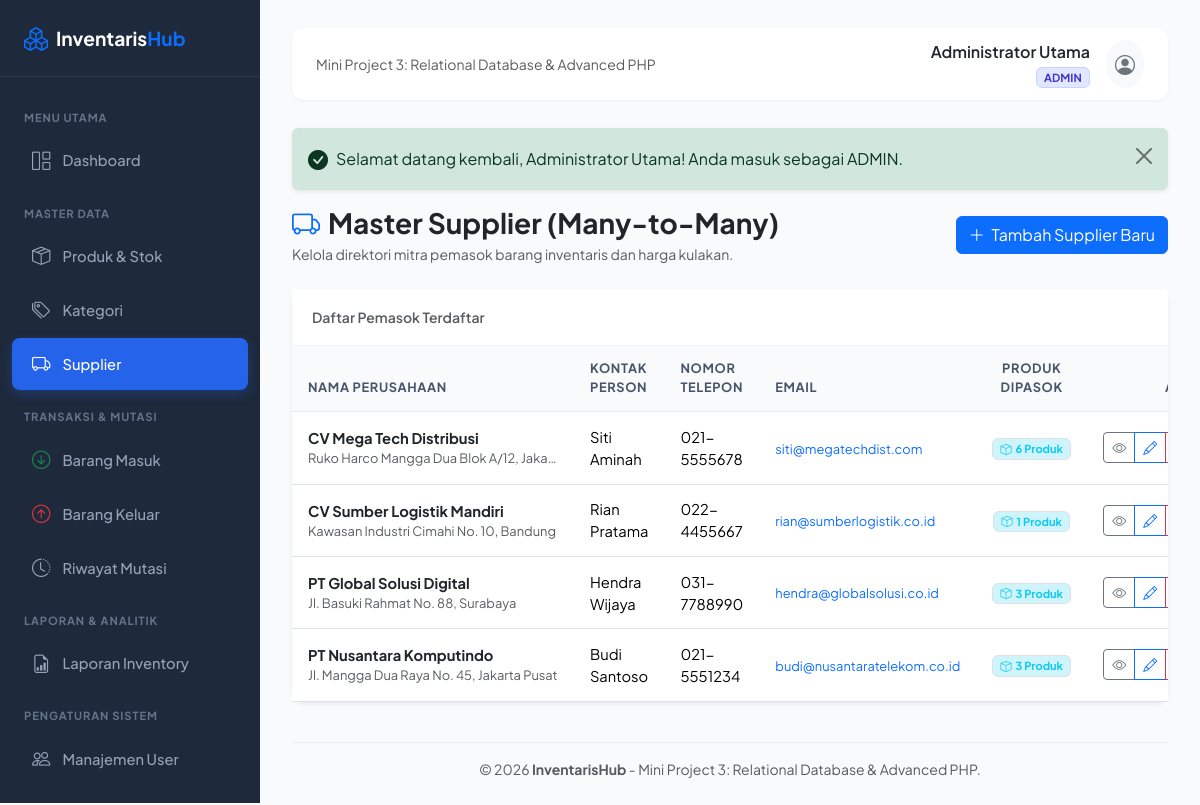
Screenshot of /suppliers/index.php (signed in) with the database file from the repository.
### tables this page shows
CREATE TABLE `suppliers` (
    `id` INT PRIMARY KEY AUTO_INCREMENT,
    `name` VARCHAR(150) NOT NULL,
    `contact_name` VARCHAR(100) NULL,
    `phone` VARCHAR(20) NULL,
    `email` VARCHAR(100) NULL,
    `address` TEXT NULL,
    `created_at` TIMESTAMP DEFAULT CURRENT_TIMESTAMP
);

### helpers/escape.php (called while the page is built, shortened)
<?php
if (!function_exists('e')) {
    function e($value): string {
        return htmlspecialchars((string)$value, ENT_QUOTES, 'UTF-8');
    }
}

### public/suppliers/index.php (the view, shortened to what this page needs)
<?php
require_once __DIR__ . '/../../config/database.php';
require_once __DIR__ . '/../../helpers/escape.php';
$sql = "
    SELECT s.*,
           COUNT(ps.product_id) AS total_supplied_products
    FROM suppliers s
    LEFT JOIN product_suppliers ps ON ps.supplier_id = s.id
    GROUP BY s.id
    ORDER BY s.name ASC
";
$suppliers = $pdo->query($sql)->fetchAll();
require_once __DIR__ . '/../../views/header.php';
?>
<div class="d-flex flex-wrap justify-content-between align-items-center mb-4">
    <div>
        <h3 class="fw-bold text-dark mb-1"><i class="bi bi-truck text-primary me-2"></i>Master Supplier (Many-to-Many)</h3>
        <p class="text-muted small mb-0">Kelola direktori mitra pemasok barang inventaris dan harga kulakan.</p>
    </div>
    <div class="mt-3 mt-md-0">
        <a href="create.php" class="btn btn-primary">
            <i class="bi bi-plus-lg me-1"></i> Tambah Supplier Baru
        </a>
    </div>
</div>
<div class="card shadow-sm">
    <div class="card-header bg-white py-3">
        <span class="fw-semibold text-muted small">Daftar Pemasok Terdaftar</span>
    </div>
    <div class="table-responsive">
        <table class="table table-hover align-middle mb-0">
            <thead>
                <tr>
                    <th>Nama Perusahaan</th>
                    <th>Kontak Person</th>
                    <th>Nomor Telepon</th>
                    <th>Email</th>
                    <th class="text-center">Produk Dipasok</th>
                    <th class="text-end" style="width: 160px;">Aksi</th>
                </tr>
            </thead>
            <tbody>
                <?php if (empty($suppliers)): ?>
                    <tr>
                        <td colspan="6" class="text-center py-4 text-muted">Belum ada pemasok terdaftar.</td>
                    </tr>
                <?php else: ?>
                    <?php foreach ($suppliers as $sup): ?>
                        <tr>
                            <td>
                                <a href="view.php?id=<?= $sup['id'] ?>" class="fw-bold text-dark text-decoration-none">
                                    <?= e($sup['name']) ?>
                                </a>
                                <div class="small text-muted text-truncate" style="max-width: 250px;"><?= e($sup['address'] ?: '-') ?></div>
                            </td>
                            <td><?= e($sup['contact_name'] ?: '-') ?></td>
                            <td><?= e($sup['phone'] ?: '-') ?></td>
                            <td>
                                <?php if ($sup['email']): ?>
                                    <a href="mailto:<?= e($sup['email']) ?>" class="small text-decoration-none"><?= e($sup['email']) ?></a>
                                <?php else: ?>
                                    <span class="text-muted small">-</span>
                                <?php endif; ?>
                            </td>
                            <td class="text-center">
                                <a href="view.php?id=<?= $sup['id'] ?>" class="badge bg-info-subtle text-info border text-decoration-none">
                                    <i class="bi bi-box me-1"></i><?= $sup['total_supplied_products'] ?> Produk
                                </a>
                            </td>
                            <td class="text-end">
                                <div class="btn-group btn-group-sm">
                                    <a href="view.php?id=<?= $sup['id'] ?>" class="btn btn-outline-secondary" title="Detail Supplier">
                                        <i class="bi bi-eye"></i>
                                    </a>
                                    <a href="edit.php?id=<?= $sup['id'] ?>" class="btn btn-outline-primary" title="Edit Supplier">
                                        <i class="bi bi-pencil"></i>
                                    </a>
                                    <a href="delete.php?id=<?= $sup['id'] ?>" class="btn btn-outline-danger" title="Hapus Supplier" onclick="return confirm('Apakah Anda yakin ingin menghapus supplier ini?');">
                                    </a>
                                </div>
                            </td>
                        </tr>
                    <?php endforeach; ?>
                <?php endif; ?>
            </tbody>
        </table>
    </div>
</div>
<?php require_once __DIR__ . '/../../views/footer.php'; ?>

### views/header.php (style rules this page uses)
:root { --bs-body-font-family: 'Plus Jakarta Sans', system-ui, -apple-system, sans-serif; --brand-primary: #3b82f6; --brand-dark: #0f172a; --sidebar-bg: #1e293b; --sidebar-hover: #334155; --sidebar-active: #2563eb; }
body { background-color: #f8fafc; color: #334155; }
.card { border: none; border-radius: 12px; box-shadow: 0 1px 3px rgba(0,0,0,0.05); }
.card-header { background-color: #ffffff; border-bottom: 1px solid #f1f5f9; font-weight: 600; padding: 1rem 1.25rem; }
.table thead th { background-color: #f8fafc; color: #475569; font-size: 0.8rem; text-transform: uppercase; letter-spacing: 0.05em; border-bottom: 1px solid #e2e8f0; padding: 0.85rem 1rem; }
.table tbody td { padding: 0.85rem 1rem; vertical-align: middle; font-size: 0.92rem; }

### rows the page displays
suppliers: name "CV Mega Tech Distribusi", address "Ruko Harco Mangga Dua Blok A/12, Jaka…", contact_name "Siti Aminah", phone "021-5555678", email "siti@megatechdist.com", total_supplied_products "6"
suppliers: name "CV Sumber Logistik Mandiri", address "Kawasan Industri Cimahi No. 10, Bandung", contact_name "Rian Pratama", phone "022-4455667", email "rian@sumberlogistik.co.id", total_supplied_products "1"
suppliers: name "PT Global Solusi Digital", address "Jl. Basuki Rahmat No. 88, Surabaya", contact_name "Hendra Wijaya", phone "031-7788990", email "hendra@globalsolusi.co.id", total_supplied_products "3"
suppliers: name "PT Nusantara Komputindo", address "Jl. Mangga Dua Raya No. 45, Jakarta Pusat", contact_name "Budi Santoso", phone "021-5551234", email "budi@nusantaratelekom.co.id", total_supplied_products "3"

### other values shown
$currentUser['full_name'] "Administrator Utama"
$currentUser['role'] "ADMIN"
$flash['message'] "Selamat datang kembali, Administrator Utama! Anda masuk sebagai ADMIN."
